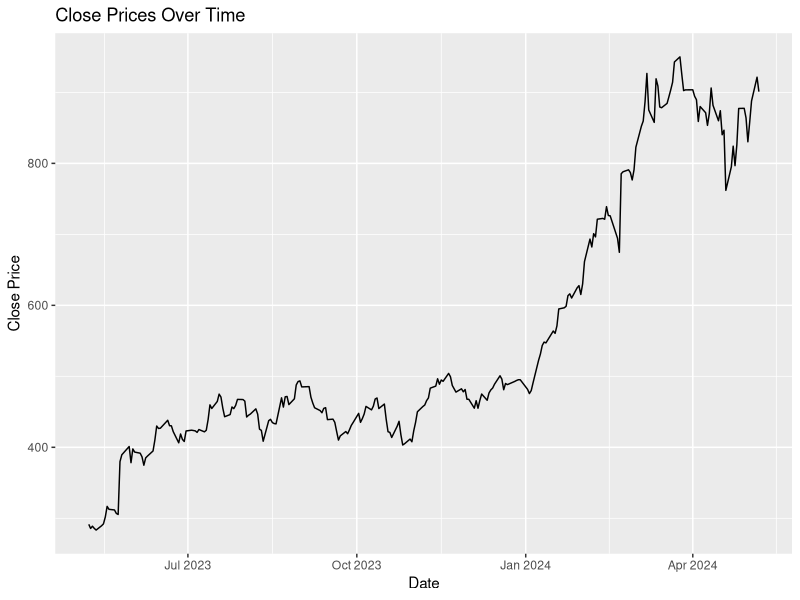
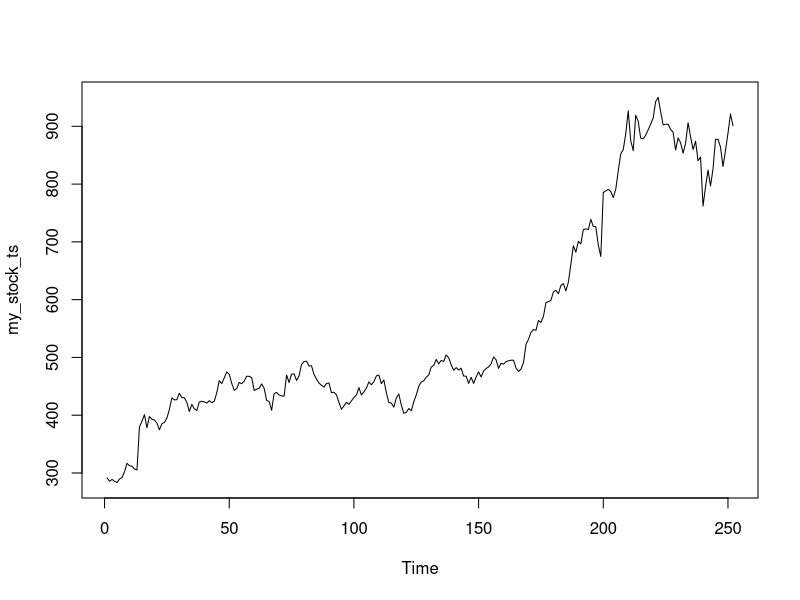
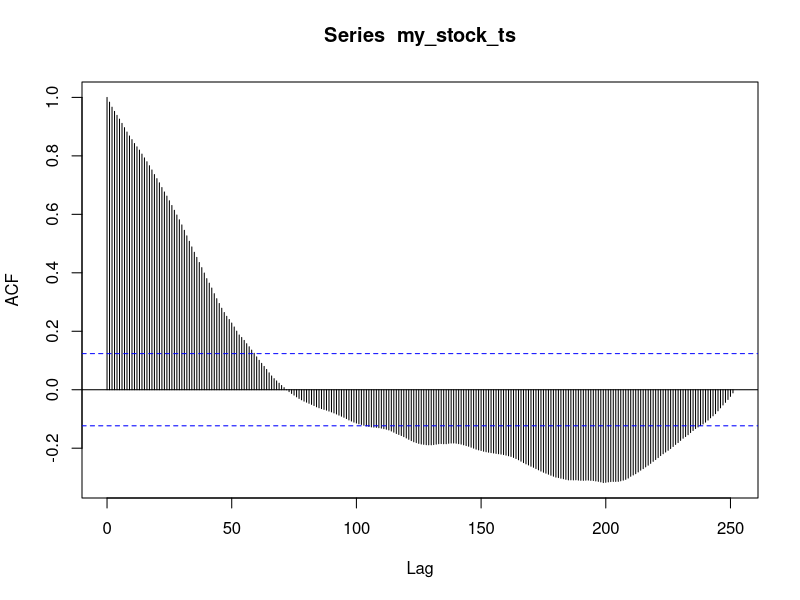
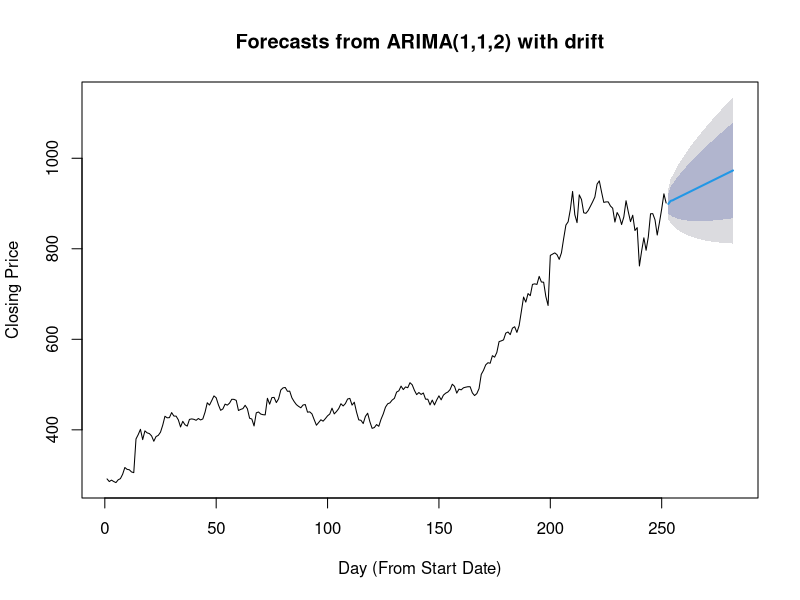
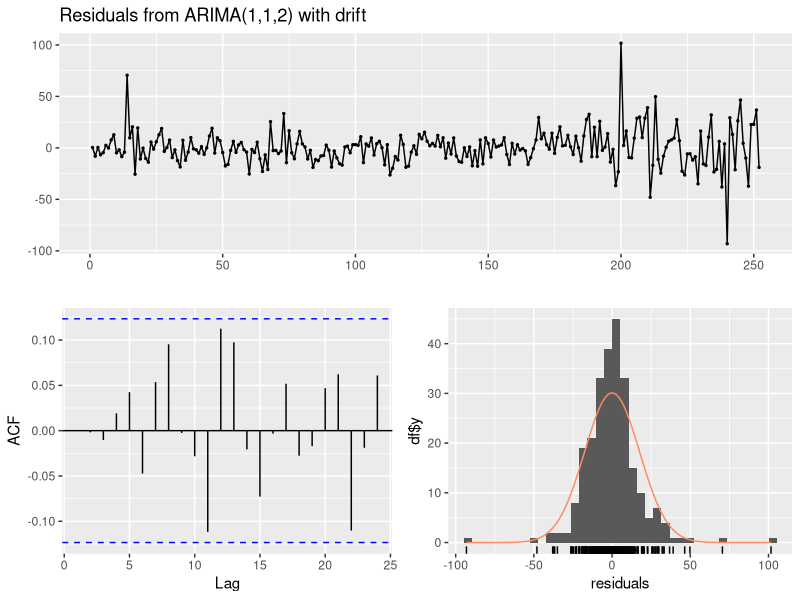

Generate these figures, in order, with R:
## ---- chunk 1
library(dplyr)
library(forecast)
library(lmtest)
library(ggplot2)
## ---- chunk 2
my_stock <- read.csv('StockData.csv')
str(my_stock)
my_stock$Date <- as.Date(my_stock$Date, format = "%Y-%m-%d")
start_date <- as.Date("2023-05-07")
my_stock$TimeSeries <- as.numeric(my_stock$Date - start_date)
# set the frequency to 252 because that's the number of trading days per year
my_stock_ts <- ts(my_stock$Close, frequency = 1, start = 1) # the start is not really important

# If you wanted a good plot of your time series, you can create a time series plot using the ggplot2 library
ggplot(my_stock, aes(x = Date, y = Close)) + 
  geom_line() +  # This adds the line layer
  labs(title = "Close Prices Over Time", x = "Date", y = "Close Price")
## ---- chunk 3
plot(my_stock_ts)
acf(my_stock_ts, lag.max=252)
## ---- chunk 4
model1 <- lm(Close ~ TimeSeries, data = my_stock)
summary(model1)
## ---- chunk 5
modelAR1 <- Arima(my_stock_ts, order = c(1,0,0), include.constant = TRUE)
modelAR1
modelAR2 <- Arima(my_stock_ts, order = c(2,0,0), include.constant = TRUE)
modelAR2
modelMA1 <- Arima(my_stock_ts, order = c(0,0,1), include.constant = TRUE)
modelMA1
modelMA2 <- Arima(my_stock_ts, order = c(0,0,2), include.constant = TRUE)
modelMA2
AIC(modelAR1, modelAR2, modelMA1, modelMA2)
## ---- chunk 6
model2 <- Arima(my_stock_ts, order = c(1,0,2), include.constant = TRUE)
model2
## ---- chunk 7
model3 <- Arima(my_stock_ts, order = c(1,1,2), include.constant = TRUE)
model3
## ---- chunk 8
fc <- forecast(model3, h=30)
fc
plot(fc, xlab='Day (From Start Date)', ylab='Closing Price')
## ---- chunk 9
checkresiduals(model3, test = FALSE)
